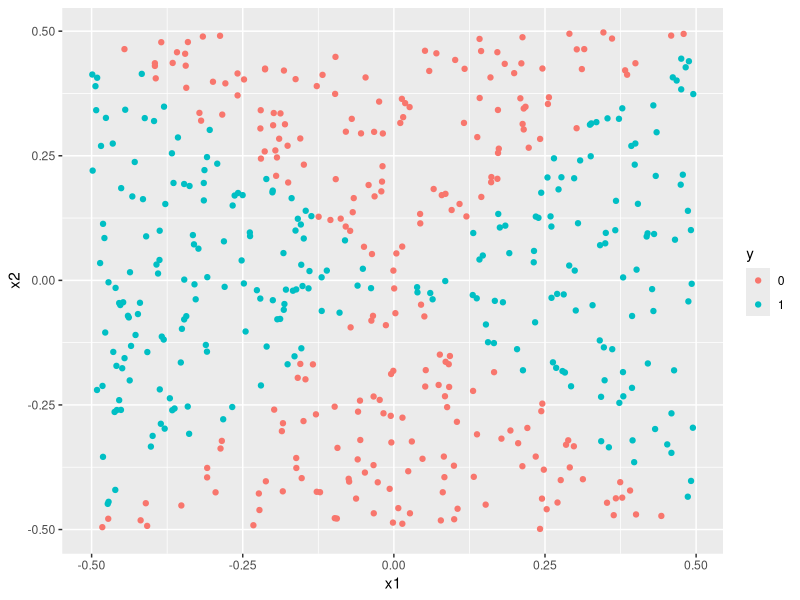
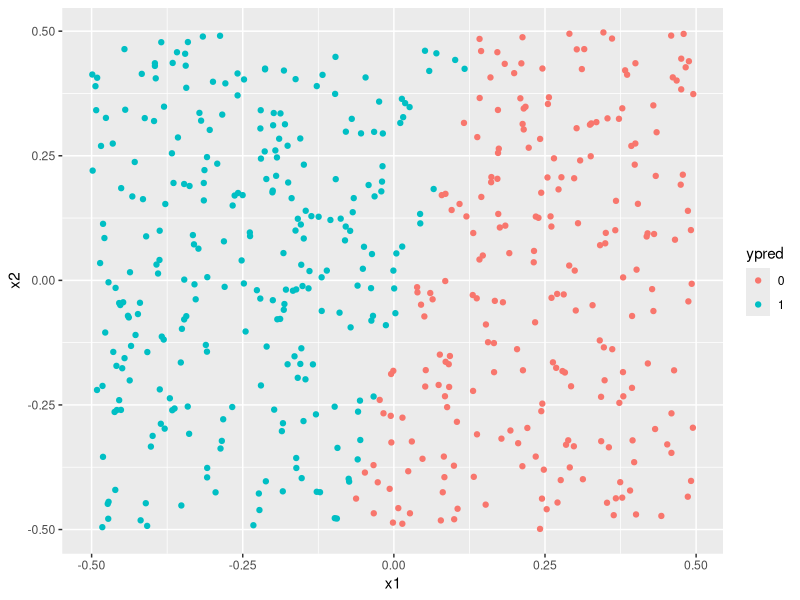
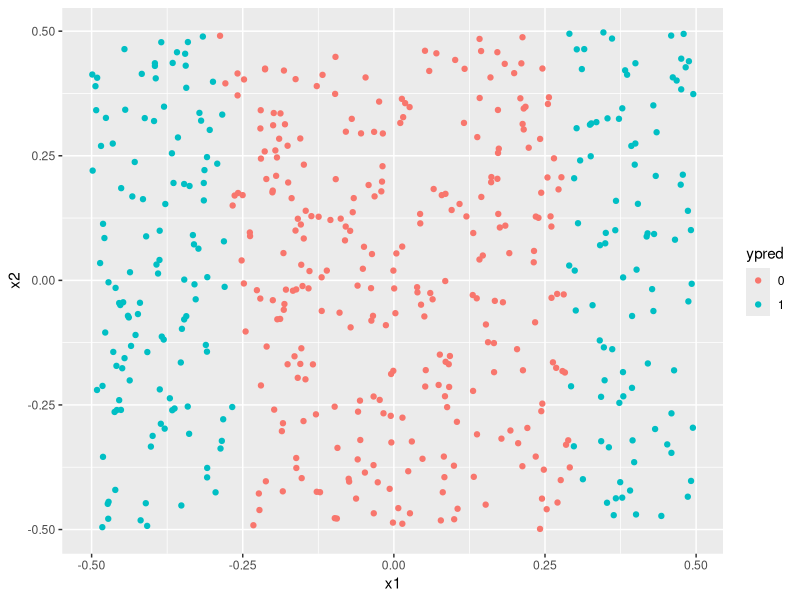
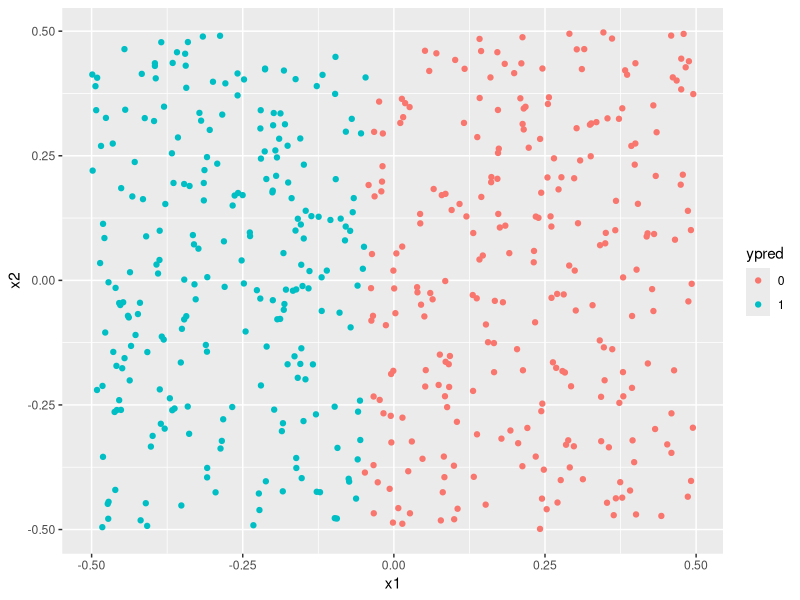
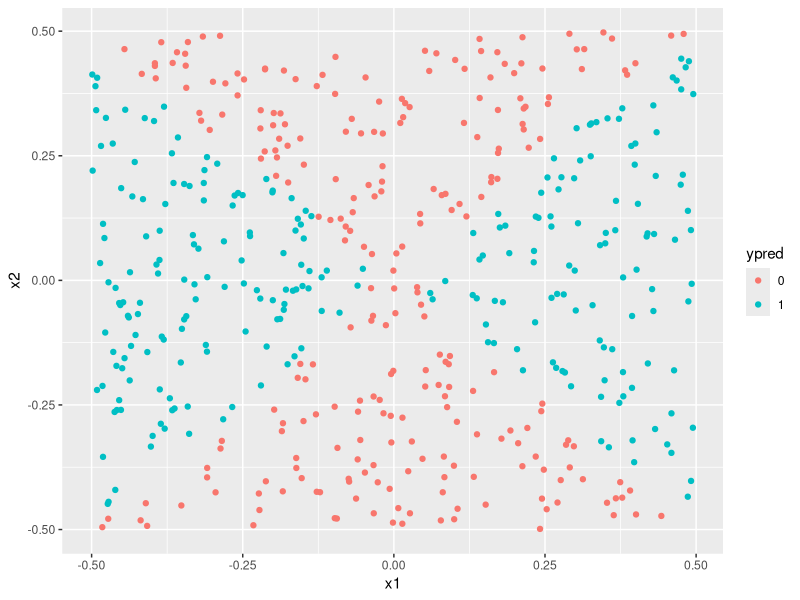
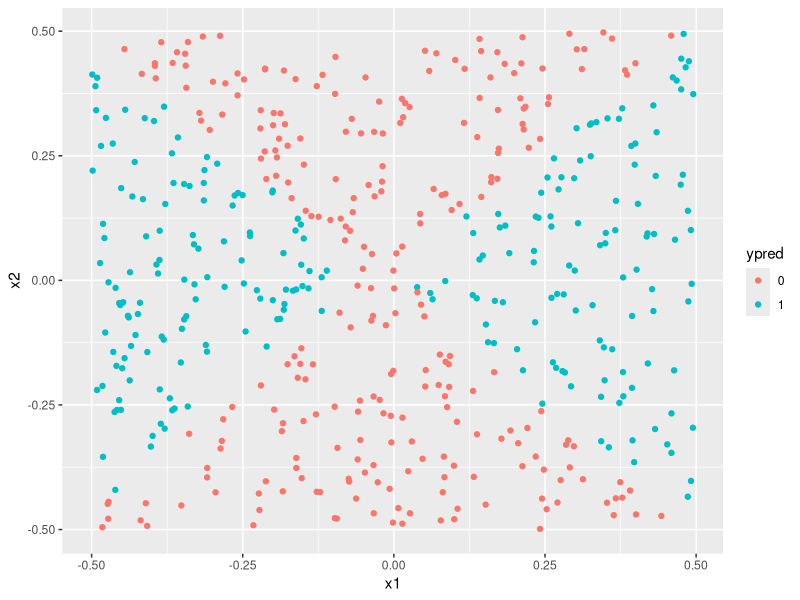

These charts were generated, in order, by the following R code:
## ---- chunk 1
knitr::opts_chunk$set(echo = TRUE)
library(e1071)
library(dplyr)
library(ggplot2)
## ---- chunk 2
set.seed(1970)
x1 = runif(500)-0.5
x2 = runif(500)-0.5
y = 1*(x1^2-x2^2 > 0)
dat = data.frame(x1=x1, x2=x2, y=as.factor(y))
## ---- chunk 3
dat %>% ggplot(aes(x1, x2))+ geom_point(aes(color = y))
## ---- chunk 4
fit = glm(y~., data = dat, family = "binomial")
## ---- chunk 5
probs = predict(fit, dat, type = "response")
ypred = ifelse(probs<0.5, 0, 1) %>% as.factor()
dat %>% ggplot(aes(x1,x2))+ geom_point(aes(color = ypred))
print(paste("The prediction error for logistic regression using linear functions of the predictors = ", mean(as.numeric(ypred) != as.numeric(dat$y))))
## ---- chunk 6
fit = glm(y~x1*x2+I(x1^2), data = dat, family = "binomial")
## ---- chunk 7
probs = predict(fit, dat, type = "response")
ypred = ifelse(probs<0.5, 0, 1) %>% as.factor()
dat %>% ggplot(aes(x1, x2))+ geom_point(aes(col = ypred))
print(paste("The prediction error for logistic regression using non-linear functions of the predictors = ", mean(as.numeric(ypred) != as.numeric(dat$y))))
## ---- chunk 8
tune.out = tune(svm, y~., data = dat, kernel = "linear", 
                ranges = list(cost = c(0.001, 0.01, 0.1, 1, 10)))
ypred = tune.out$best.model$fitted %>% as.factor()
dat %>% ggplot(aes(x1,x2))+ geom_point(aes(color = ypred))
print(paste("The lowest prediction error for a support vector classifier = ", mean(as.numeric(ypred) != as.numeric(dat$y))))
## ---- chunk 9
tune.out = tune(svm, y~., data = dat, kernel = "radial", 
               ranges = list(cost = c(0.001, 0.01, 0.1, 1, 10), 
                             gamma = c(0.1, 0.33, 0.66, 1)))
ypred = tune.out$best.model$fitted %>% as.factor()
dat %>% ggplot(aes(x1,x2))+ geom_point(aes(color = ypred))
print(paste("The lowest prediction error for a SVM with radial kernel = ", mean(as.numeric(ypred) != as.numeric(dat$y))))

tune.out = tune(svm, y~., data = dat, kernel = "polynomial", 
               ranges = list(cost = c(0.001, 0.01, 0.1, 1, 10), 
                             gamma = c(0.1, 0.33, 0.66, 1),
                             degree = c(2, 3, 4)))
ypred = tune.out$best.model$fitted %>% as.factor()
dat %>% ggplot(aes(x1,x2))+ geom_point(aes(color = ypred))
print(paste("The lowest prediction error for a SVM with polynomial kernel = ", mean(as.numeric(ypred) != as.numeric(dat$y))))
